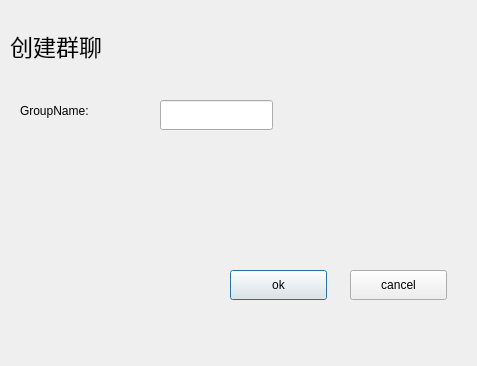
<?xml version="1.0" encoding="UTF-8"?>
<ui version="4.0">
 <class>CreateGroupWnd</class>
 <widget class="QDialog" name="CreateGroupWnd">
  <property name="geometry">
   <rect>
    <x>0</x>
    <y>0</y>
    <width>477</width>
    <height>366</height>
   </rect>
  </property>
  <property name="windowTitle">
   <string>Dialog</string>
  </property>
  <widget class="QLabel" name="lb_welcome">
   <property name="geometry">
    <rect>
     <x>10</x>
     <y>30</y>
     <width>101</width>
     <height>31</height>
    </rect>
   </property>
   <property name="font">
    <font>
     <pointsize>17</pointsize>
    </font>
   </property>
   <property name="text">
    <string>创建群聊</string>
   </property>
  </widget>
  <widget class="QLabel" name="lb_name">
   <property name="geometry">
    <rect>
     <x>20</x>
     <y>100</y>
     <width>111</width>
     <height>22</height>
    </rect>
   </property>
   <property name="text">
    <string>GroupName:</string>
   </property>
  </widget>
  <widget class="QLineEdit" name="le_name">
   <property name="geometry">
    <rect>
     <x>160</x>
     <y>100</y>
     <width>113</width>
     <height>30</height>
    </rect>
   </property>
  </widget>
  <widget class="QPushButton" name="btn_ok">
   <property name="geometry">
    <rect>
     <x>230</x>
     <y>270</y>
     <width>97</width>
     <height>30</height>
    </rect>
   </property>
   <property name="text">
    <string>ok</string>
   </property>
  </widget>
  <widget class="QPushButton" name="btn_cancel">
   <property name="geometry">
    <rect>
     <x>350</x>
     <y>270</y>
     <width>97</width>
     <height>30</height>
    </rect>
   </property>
   <property name="text">
    <string>cancel</string>
   </property>
  </widget>
 </widget>
 <resources/>
 <connections/>
</ui>
